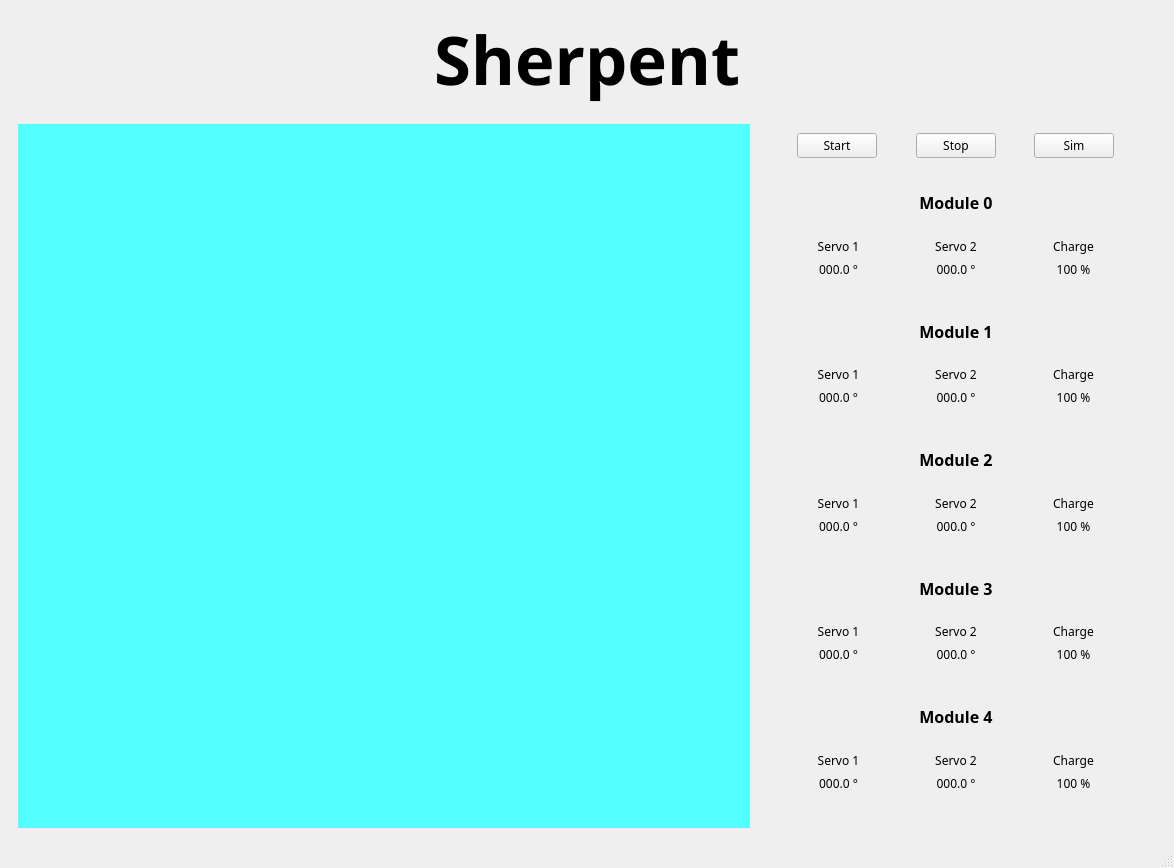
<?xml version="1.0" encoding="UTF-8"?>
<ui version="4.0">
 <class>MainWindow</class>
 <widget class="QMainWindow" name="MainWindow">
  <property name="geometry">
   <rect>
    <x>0</x>
    <y>0</y>
    <width>1174</width>
    <height>868</height>
   </rect>
  </property>
  <property name="windowTitle">
   <string>MainWindow</string>
  </property>
  <widget class="QWidget" name="centralwidget">
   <layout class="QVBoxLayout" name="verticalLayout">
    <item>
     <widget class="QLabel" name="mainTitle">
      <property name="maximumSize">
       <size>
        <width>16777215</width>
        <height>100</height>
       </size>
      </property>
      <property name="font">
       <font>
        <family>Rubik</family>
        <pointsize>50</pointsize>
        <weight>75</weight>
        <bold>true</bold>
       </font>
      </property>
      <property name="text">
       <string>Sherpent</string>
      </property>
      <property name="alignment">
       <set>Qt::AlignCenter</set>
      </property>
     </widget>
    </item>
    <item>
     <layout class="QHBoxLayout" name="horizontalLayout">
      <item>
       <widget class="QWidget" name="widget" native="true">
        <layout class="QHBoxLayout" name="horizontalLayout_2">
         <item>
          <widget class="QWidget" name="widgetAffichageSherpent" native="true">
           <property name="minimumSize">
            <size>
             <width>600</width>
             <height>600</height>
            </size>
           </property>
           <property name="styleSheet">
            <string notr="true">background-color: rgb(85, 255, 255);</string>
           </property>
          </widget>
         </item>
         <item>
          <widget class="QWidget" name="widget_2" native="true">
           <property name="minimumSize">
            <size>
             <width>400</width>
             <height>0</height>
            </size>
           </property>
           <property name="maximumSize">
            <size>
             <width>400</width>
             <height>16777215</height>
            </size>
           </property>
           <layout class="QVBoxLayout" name="verticalLayout_2">
            <item>
             <layout class="QHBoxLayout" name="horizontalLayout_5">
              <item>
               <spacer name="horizontalSpacer_4">
                <property name="orientation">
                 <enum>Qt::Horizontal</enum>
                </property>
                <property name="sizeHint" stdset="0">
                 <size>
                  <width>40</width>
                  <height>20</height>
                 </size>
                </property>
               </spacer>
              </item>
              <item>
               <widget class="QPushButton" name="startBtn">
                <property name="font">
                 <font>
                  <family>Rubik</family>
                 </font>
                </property>
                <property name="text">
                 <string>Start</string>
                </property>
                <property name="checkable">
                 <bool>true</bool>
                </property>
               </widget>
              </item>
              <item>
               <spacer name="horizontalSpacer">
                <property name="orientation">
                 <enum>Qt::Horizontal</enum>
                </property>
                <property name="sizeHint" stdset="0">
                 <size>
                  <width>40</width>
                  <height>20</height>
                 </size>
                </property>
               </spacer>
              </item>
              <item>
               <widget class="QPushButton" name="stopBtn">
                <property name="font">
                 <font>
                  <family>Rubik</family>
                 </font>
                </property>
                <property name="text">
                 <string>Stop</string>
                </property>
                <property name="checkable">
                 <bool>true</bool>
                </property>
               </widget>
              </item>
              <item>
               <spacer name="horizontalSpacer_3">
                <property name="orientation">
                 <enum>Qt::Horizontal</enum>
                </property>
                <property name="sizeHint" stdset="0">
                 <size>
                  <width>40</width>
                  <height>20</height>
                 </size>
                </property>
               </spacer>
              </item>
              <item>
               <widget class="QPushButton" name="simBtn">
                <property name="font">
                 <font>
                  <family>Rubik</family>
                 </font>
                </property>
                <property name="text">
                 <string>Sim</string>
                </property>
                <property name="checkable">
                 <bool>true</bool>
                </property>
               </widget>
              </item>
              <item>
               <spacer name="horizontalSpacer_2">
                <property name="orientation">
                 <enum>Qt::Horizontal</enum>
                </property>
                <property name="sizeHint" stdset="0">
                 <size>
                  <width>40</width>
                  <height>20</height>
                 </size>
                </property>
               </spacer>
              </item>
             </layout>
            </item>
            <item>
             <widget class="QWidget" name="commandWidget" native="true">
              <layout class="QVBoxLayout" name="commandWidgetVerticalLayout">
               <item>
                <widget class="QWidget" name="module0_widget" native="true">
                 <layout class="QVBoxLayout" name="verticalLayout_3">
                  <item>
                   <widget class="QLabel" name="titre_module0_label">
                    <property name="font">
                     <font>
                      <family>Rubik</family>
                      <pointsize>12</pointsize>
                      <weight>75</weight>
                      <bold>true</bold>
                     </font>
                    </property>
                    <property name="text">
                     <string>Module 0</string>
                    </property>
                    <property name="alignment">
                     <set>Qt::AlignCenter</set>
                    </property>
                   </widget>
                  </item>
                  <item>
                   <layout class="QHBoxLayout" name="horizontalLayout_module0">
                    <item>
                     <widget class="QWidget" name="servo1_0_widget" native="true">
                      <layout class="QVBoxLayout" name="verticalLayout_4">
                       <item>
                        <widget class="QLabel" name="titre_servo1_0_label">
                         <property name="font">
                          <font>
                           <family>Rubik</family>
                          </font>
                         </property>
                         <property name="text">
                          <string>Servo 1</string>
                         </property>
                         <property name="alignment">
                          <set>Qt::AlignCenter</set>
                         </property>
                        </widget>
                       </item>
                       <item>
                        <widget class="QLabel" name="valeur_servo1_0_label">
                         <property name="font">
                          <font>
                           <family>Rubik</family>
                          </font>
                         </property>
                         <property name="text">
                          <string>000.0 °</string>
                         </property>
                         <property name="alignment">
                          <set>Qt::AlignCenter</set>
                         </property>
                        </widget>
                       </item>
                      </layout>
                     </widget>
                    </item>
                    <item>
                     <widget class="QWidget" name="servo2_0_widget" native="true">
                      <layout class="QVBoxLayout" name="verticalLayout_5">
                       <item>
                        <widget class="QLabel" name="titre_servo2_0_label">
                         <property name="font">
                          <font>
                           <family>Rubik</family>
                          </font>
                         </property>
                         <property name="text">
                          <string>Servo 2</string>
                         </property>
                         <property name="alignment">
                          <set>Qt::AlignCenter</set>
                         </property>
                        </widget>
                       </item>
                       <item>
                        <widget class="QLabel" name="valeur_servo2_0_label">
                         <property name="font">
                          <font>
                           <family>Rubik</family>
                          </font>
                         </property>
                         <property name="text">
                          <string>000.0 °</string>
                         </property>
                         <property name="alignment">
                          <set>Qt::AlignCenter</set>
                         </property>
                        </widget>
                       </item>
                      </layout>
                     </widget>
                    </item>
                    <item>
                     <widget class="QWidget" name="charge0_widget" native="true">
                      <layout class="QVBoxLayout" name="verticalLayout_6">
                       <item>
                        <widget class="QLabel" name="titre_charge0_label">
                         <property name="font">
                          <font>
                           <family>Rubik</family>
                          </font>
                         </property>
                         <property name="text">
                          <string>Charge</string>
                         </property>
                         <property name="alignment">
                          <set>Qt::AlignCenter</set>
                         </property>
                        </widget>
                       </item>
                       <item>
                        <widget class="QLabel" name="valeur_charge0_label">
                         <property name="font">
                          <font>
                           <family>Rubik</family>
                          </font>
                         </property>
                         <property name="text">
                          <string>100 %</string>
                         </property>
                         <property name="alignment">
                          <set>Qt::AlignCenter</set>
                         </property>
                        </widget>
                       </item>
                      </layout>
                     </widget>
                    </item>
                   </layout>
                  </item>
                 </layout>
                </widget>
               </item>
               <item>
                <widget class="QWidget" name="module1_widget" native="true">
                 <layout class="QVBoxLayout" name="verticalLayout_14">
                  <item>
                   <widget class="QLabel" name="titre_module1_label">
                    <property name="font">
                     <font>
                      <family>Rubik</family>
                      <pointsize>12</pointsize>
                      <weight>75</weight>
                      <bold>true</bold>
                     </font>
                    </property>
                    <property name="text">
                     <string>Module 1</string>
                    </property>
                    <property name="alignment">
                     <set>Qt::AlignCenter</set>
                    </property>
                   </widget>
                  </item>
                  <item>
                   <layout class="QHBoxLayout" name="horizontalLayout_module1">
                    <item>
                     <widget class="QWidget" name="servo1_1_widget" native="true">
                      <layout class="QVBoxLayout" name="verticalLayout_11">
                       <item>
                        <widget class="QLabel" name="titre_servo1_1_label">
                         <property name="font">
                          <font>
                           <family>Rubik</family>
                          </font>
                         </property>
                         <property name="text">
                          <string>Servo 1</string>
                         </property>
                         <property name="alignment">
                          <set>Qt::AlignCenter</set>
                         </property>
                        </widget>
                       </item>
                       <item>
                        <widget class="QLabel" name="valeur_servo1_1_label">
                         <property name="font">
                          <font>
                           <family>Rubik</family>
                          </font>
                         </property>
                         <property name="text">
                          <string>000.0 °</string>
                         </property>
                         <property name="alignment">
                          <set>Qt::AlignCenter</set>
                         </property>
                        </widget>
                       </item>
                      </layout>
                     </widget>
                    </item>
                    <item>
                     <widget class="QWidget" name="servo2_1_widget" native="true">
                      <layout class="QVBoxLayout" name="verticalLayout_12">
                       <item>
                        <widget class="QLabel" name="titre_servo2_1_label">
                         <property name="font">
                          <font>
                           <family>Rubik</family>
                          </font>
                         </property>
                         <property name="text">
                          <string>Servo 2</string>
                         </property>
                         <property name="alignment">
                          <set>Qt::AlignCenter</set>
                         </property>
                        </widget>
                       </item>
                       <item>
                        <widget class="QLabel" name="valeur_servo2_1_label">
                         <property name="font">
                          <font>
                           <family>Rubik</family>
                          </font>
                         </property>
                         <property name="text">
                          <string>000.0 °</string>
                         </property>
                         <property name="alignment">
                          <set>Qt::AlignCenter</set>
                         </property>
                        </widget>
                       </item>
                      </layout>
                     </widget>
                    </item>
                    <item>
                     <widget class="QWidget" name="charge1_widget" native="true">
                      <layout class="QVBoxLayout" name="verticalLayout_13">
                       <item>
                        <widget class="QLabel" name="titre_charge1_label">
                         <property name="font">
                          <font>
                           <family>Rubik</family>
                          </font>
                         </property>
                         <property name="text">
                          <string>Charge</string>
                         </property>
                         <property name="alignment">
                          <set>Qt::AlignCenter</set>
                         </property>
                        </widget>
                       </item>
                       <item>
                        <widget class="QLabel" name="valeur_charge1_label">
                         <property name="font">
                          <font>
                           <family>Rubik</family>
                          </font>
                         </property>
                         <property name="text">
                          <string>100 %</string>
                         </property>
                         <property name="alignment">
                          <set>Qt::AlignCenter</set>
                         </property>
                        </widget>
                       </item>
                      </layout>
                     </widget>
                    </item>
                   </layout>
                  </item>
                 </layout>
                </widget>
               </item>
               <item>
                <widget class="QWidget" name="module2_widget" native="true">
                 <layout class="QVBoxLayout" name="verticalLayout_21">
                  <item>
                   <widget class="QLabel" name="titre_module2_label">
                    <property name="font">
                     <font>
                      <family>Rubik</family>
                      <pointsize>12</pointsize>
                      <weight>75</weight>
                      <bold>true</bold>
                     </font>
                    </property>
                    <property name="text">
                     <string>Module 2</string>
                    </property>
                    <property name="alignment">
                     <set>Qt::AlignCenter</set>
                    </property>
                   </widget>
                  </item>
                  <item>
                   <layout class="QHBoxLayout" name="horizontalLayout_module2">
                    <item>
                     <widget class="QWidget" name="servo1_2_widget" native="true">
                      <layout class="QVBoxLayout" name="verticalLayout_18">
                       <item>
                        <widget class="QLabel" name="titre_servo1_2_label">
                         <property name="font">
                          <font>
                           <family>Rubik</family>
                          </font>
                         </property>
                         <property name="text">
                          <string>Servo 1</string>
                         </property>
                         <property name="alignment">
                          <set>Qt::AlignCenter</set>
                         </property>
                        </widget>
                       </item>
                       <item>
                        <widget class="QLabel" name="valeur_servo1_2_label">
                         <property name="font">
                          <font>
                           <family>Rubik</family>
                          </font>
                         </property>
                         <property name="text">
                          <string>000.0 °</string>
                         </property>
                         <property name="alignment">
                          <set>Qt::AlignCenter</set>
                         </property>
                        </widget>
                       </item>
                      </layout>
                     </widget>
                    </item>
                    <item>
                     <widget class="QWidget" name="servo2_2_widget" native="true">
                      <layout class="QVBoxLayout" name="verticalLayout_19">
                       <item>
                        <widget class="QLabel" name="titre_servo2_2_label">
                         <property name="font">
                          <font>
                           <family>Rubik</family>
                          </font>
                         </property>
                         <property name="text">
                          <string>Servo 2</string>
                         </property>
                         <property name="alignment">
                          <set>Qt::AlignCenter</set>
                         </property>
                        </widget>
                       </item>
                       <item>
                        <widget class="QLabel" name="valeur_servo2_2_label">
                         <property name="font">
                          <font>
                           <family>Rubik</family>
                          </font>
                         </property>
                         <property name="text">
                          <string>000.0 °</string>
                         </property>
                         <property name="alignment">
                          <set>Qt::AlignCenter</set>
                         </property>
                        </widget>
                       </item>
                      </layout>
                     </widget>
                    </item>
                    <item>
                     <widget class="QWidget" name="charge2_widget" native="true">
                      <layout class="QVBoxLayout" name="verticalLayout_20">
                       <item>
                        <widget class="QLabel" name="titre_charge2_label">
                         <property name="font">
                          <font>
                           <family>Rubik</family>
                          </font>
                         </property>
                         <property name="text">
                          <string>Charge</string>
                         </property>
                         <property name="alignment">
                          <set>Qt::AlignCenter</set>
                         </property>
                        </widget>
                       </item>
                       <item>
                        <widget class="QLabel" name="valeur_charge2_label">
                         <property name="font">
                          <font>
                           <family>Rubik</family>
                          </font>
                         </property>
                         <property name="text">
                          <string>100 %</string>
                         </property>
                         <property name="alignment">
                          <set>Qt::AlignCenter</set>
                         </property>
                        </widget>
                       </item>
                      </layout>
                     </widget>
                    </item>
                   </layout>
                  </item>
                 </layout>
                </widget>
               </item>
               <item>
                <widget class="QWidget" name="module3_widget" native="true">
                 <layout class="QVBoxLayout" name="verticalLayout_25">
                  <item>
                   <widget class="QLabel" name="titre_module3_label">
                    <property name="font">
                     <font>
                      <family>Rubik</family>
                      <pointsize>12</pointsize>
                      <weight>75</weight>
                      <bold>true</bold>
                     </font>
                    </property>
                    <property name="text">
                     <string>Module 3</string>
                    </property>
                    <property name="alignment">
                     <set>Qt::AlignCenter</set>
                    </property>
                   </widget>
                  </item>
                  <item>
                   <layout class="QHBoxLayout" name="horizontalLayout_module3">
                    <item>
                     <widget class="QWidget" name="servo1_3_widget" native="true">
                      <layout class="QVBoxLayout" name="verticalLayout_22">
                       <item>
                        <widget class="QLabel" name="titre_servo1_3_label">
                         <property name="font">
                          <font>
                           <family>Rubik</family>
                          </font>
                         </property>
                         <property name="text">
                          <string>Servo 1</string>
                         </property>
                         <property name="alignment">
                          <set>Qt::AlignCenter</set>
                         </property>
                        </widget>
                       </item>
                       <item>
                        <widget class="QLabel" name="valeur_servo1_3_label">
                         <property name="font">
                          <font>
                           <family>Rubik</family>
                          </font>
                         </property>
                         <property name="text">
                          <string>000.0 °</string>
                         </property>
                         <property name="alignment">
                          <set>Qt::AlignCenter</set>
                         </property>
                        </widget>
                       </item>
                      </layout>
                     </widget>
                    </item>
                    <item>
                     <widget class="QWidget" name="servo2_3_widget" native="true">
                      <layout class="QVBoxLayout" name="verticalLayout_23">
                       <item>
                        <widget class="QLabel" name="titre_servo2_3_label">
                         <property name="font">
                          <font>
                           <family>Rubik</family>
                          </font>
                         </property>
                         <property name="text">
                          <string>Servo 2</string>
                         </property>
                         <property name="alignment">
                          <set>Qt::AlignCenter</set>
                         </property>
                        </widget>
                       </item>
                       <item>
                        <widget class="QLabel" name="valeur_servo2_3_label">
                         <property name="font">
                          <font>
                           <family>Rubik</family>
                          </font>
                         </property>
                         <property name="text">
                          <string>000.0 °</string>
                         </property>
                         <property name="alignment">
                          <set>Qt::AlignCenter</set>
                         </property>
                        </widget>
                       </item>
                      </layout>
                     </widget>
                    </item>
                    <item>
                     <widget class="QWidget" name="charge3_widget" native="true">
                      <layout class="QVBoxLayout" name="verticalLayout_24">
                       <item>
                        <widget class="QLabel" name="titre_charge3_label">
                         <property name="font">
                          <font>
                           <family>Rubik</family>
                          </font>
                         </property>
                         <property name="text">
                          <string>Charge</string>
                         </property>
                         <property name="alignment">
                          <set>Qt::AlignCenter</set>
                         </property>
                        </widget>
                       </item>
                       <item>
                        <widget class="QLabel" name="valeur_charge3_label">
                         <property name="font">
                          <font>
                           <family>Rubik</family>
                          </font>
                         </property>
                         <property name="text">
                          <string>100 %</string>
                         </property>
                         <property name="alignment">
                          <set>Qt::AlignCenter</set>
                         </property>
                        </widget>
                       </item>
                      </layout>
                     </widget>
                    </item>
                   </layout>
                  </item>
                 </layout>
                </widget>
               </item>
               <item>
                <widget class="QWidget" name="module4_widget" native="true">
                 <layout class="QVBoxLayout" name="verticalLayout_29">
                  <item>
                   <widget class="QLabel" name="titre_module4_label">
                    <property name="font">
                     <font>
                      <family>Rubik</family>
                      <pointsize>12</pointsize>
                      <weight>75</weight>
                      <bold>true</bold>
                     </font>
                    </property>
                    <property name="text">
                     <string>Module 4</string>
                    </property>
                    <property name="alignment">
                     <set>Qt::AlignCenter</set>
                    </property>
                   </widget>
                  </item>
                  <item>
                   <layout class="QHBoxLayout" name="horizontalLayout_module4">
                    <item>
                     <widget class="QWidget" name="servo1_4_widget" native="true">
                      <layout class="QVBoxLayout" name="verticalLayout_26">
                       <item>
                        <widget class="QLabel" name="titre_servo1_4_label">
                         <property name="font">
                          <font>
                           <family>Rubik</family>
                          </font>
                         </property>
                         <property name="text">
                          <string>Servo 1</string>
                         </property>
                         <property name="alignment">
                          <set>Qt::AlignCenter</set>
                         </property>
                        </widget>
                       </item>
                       <item>
                        <widget class="QLabel" name="valeur_servo1_4_label">
                         <property name="font">
                          <font>
                           <family>Rubik</family>
                          </font>
                         </property>
                         <property name="text">
                          <string>000.0 °</string>
                         </property>
                         <property name="alignment">
                          <set>Qt::AlignCenter</set>
                         </property>
                        </widget>
                       </item>
                      </layout>
                     </widget>
                    </item>
                    <item>
                     <widget class="QWidget" name="servo2_4_widget" native="true">
                      <layout class="QVBoxLayout" name="verticalLayout_27">
                       <item>
                        <widget class="QLabel" name="titre_servo2_4_label">
                         <property name="font">
                          <font>
                           <family>Rubik</family>
                          </font>
                         </property>
                         <property name="text">
                          <string>Servo 2</string>
                         </property>
                         <property name="alignment">
                          <set>Qt::AlignCenter</set>
                         </property>
                        </widget>
                       </item>
                       <item>
                        <widget class="QLabel" name="valeur_servo2_4_label">
                         <property name="font">
                          <font>
                           <family>Rubik</family>
                          </font>
                         </property>
                         <property name="text">
                          <string>000.0 °</string>
                         </property>
                         <property name="alignment">
                          <set>Qt::AlignCenter</set>
                         </property>
                        </widget>
                       </item>
                      </layout>
                     </widget>
                    </item>
                    <item>
                     <widget class="QWidget" name="charge4_widget" native="true">
                      <layout class="QVBoxLayout" name="verticalLayout_28">
                       <item>
                        <widget class="QLabel" name="titre_charge4_label">
                         <property name="font">
                          <font>
                           <family>Rubik</family>
                          </font>
                         </property>
                         <property name="text">
                          <string>Charge</string>
                         </property>
                         <property name="alignment">
                          <set>Qt::AlignCenter</set>
                         </property>
                        </widget>
                       </item>
                       <item>
                        <widget class="QLabel" name="valeur_charge4_label">
                         <property name="font">
                          <font>
                           <family>Rubik</family>
                          </font>
                         </property>
                         <property name="text">
                          <string>100 %</string>
                         </property>
                         <property name="alignment">
                          <set>Qt::AlignCenter</set>
                         </property>
                        </widget>
                       </item>
                      </layout>
                     </widget>
                    </item>
                   </layout>
                  </item>
                 </layout>
                </widget>
               </item>
              </layout>
             </widget>
            </item>
           </layout>
          </widget>
         </item>
        </layout>
       </widget>
      </item>
     </layout>
    </item>
   </layout>
  </widget>
  <widget class="QMenuBar" name="menubar">
   <property name="geometry">
    <rect>
     <x>0</x>
     <y>0</y>
     <width>1174</width>
     <height>21</height>
    </rect>
   </property>
  </widget>
  <widget class="QStatusBar" name="statusbar"/>
 </widget>
 <resources/>
 <connections/>
</ui>
